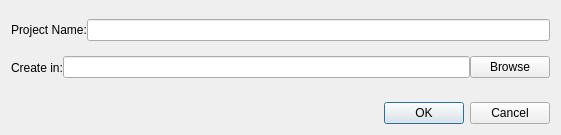
<?xml version="1.0" encoding="UTF-8"?>
<ui version="4.0">
 <class>svProjectCreate</class>
 <widget class="QWidget" name="svProjectCreate">
  <property name="windowModality">
   <enum>Qt::WindowModal</enum>
  </property>
  <property name="geometry">
   <rect>
    <x>0</x>
    <y>0</y>
    <width>561</width>
    <height>135</height>
   </rect>
  </property>
  <property name="windowTitle">
   <string>Create New Project</string>
  </property>
  <layout class="QVBoxLayout" name="verticalLayout_2">
   <property name="spacing">
    <number>16</number>
   </property>
   <item>
    <widget class="QWidget" name="widget" native="true">
     <layout class="QVBoxLayout" name="verticalLayout">
      <property name="spacing">
       <number>0</number>
      </property>
      <property name="leftMargin">
       <number>0</number>
      </property>
      <property name="topMargin">
       <number>0</number>
      </property>
      <property name="rightMargin">
       <number>0</number>
      </property>
      <property name="bottomMargin">
       <number>0</number>
      </property>
      <item>
       <widget class="QWidget" name="widget_2" native="true">
        <layout class="QHBoxLayout" name="horizontalLayout">
         <property name="spacing">
          <number>0</number>
         </property>
         <property name="leftMargin">
          <number>0</number>
         </property>
         <property name="topMargin">
          <number>0</number>
         </property>
         <property name="rightMargin">
          <number>0</number>
         </property>
         <property name="bottomMargin">
          <number>0</number>
         </property>
         <item>
          <widget class="QLabel" name="label">
           <property name="text">
            <string>Project Name:</string>
           </property>
          </widget>
         </item>
         <item>
          <widget class="QLineEdit" name="lineEditProjectName"/>
         </item>
        </layout>
       </widget>
      </item>
      <item>
       <widget class="QWidget" name="widget_3" native="true">
        <layout class="QHBoxLayout" name="horizontalLayout_2">
         <property name="spacing">
          <number>0</number>
         </property>
         <property name="leftMargin">
          <number>0</number>
         </property>
         <property name="topMargin">
          <number>0</number>
         </property>
         <property name="rightMargin">
          <number>0</number>
         </property>
         <property name="bottomMargin">
          <number>0</number>
         </property>
         <item>
          <widget class="QLabel" name="label_2">
           <property name="text">
            <string>Create in:</string>
           </property>
          </widget>
         </item>
         <item>
          <widget class="QLineEdit" name="lineEditDir"/>
         </item>
         <item>
          <widget class="QPushButton" name="btnBrowse">
           <property name="text">
            <string>Browse</string>
           </property>
          </widget>
         </item>
        </layout>
       </widget>
      </item>
     </layout>
    </widget>
   </item>
   <item>
    <widget class="QDialogButtonBox" name="buttonBox">
     <property name="orientation">
      <enum>Qt::Horizontal</enum>
     </property>
     <property name="standardButtons">
      <set>QDialogButtonBox::Cancel|QDialogButtonBox::Ok</set>
     </property>
    </widget>
   </item>
  </layout>
 </widget>
 <resources/>
 <connections/>
</ui>
